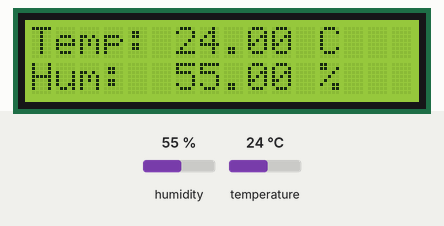
Recording of a sketch running on a simulated ESP8266 (NodeMCU). On the bench: 16×2 character LCD. The test bench sets the inputs (shaded band); at power-on: humidity 55 %, temperature 24 °C. WiFi joins after 1.5 s; servers stay silent unless stated; uploads are accepted with an empty reply; what the sketch prints to the serial monitor is not drawn.

Above: at 6.3 s.
6.4 s: humidity set to 22 %
At 11.4 s:
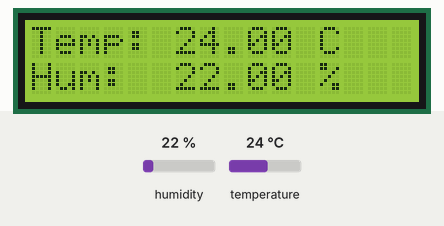
12.3 s: temperature set to 12 °C
At 17.0 s:
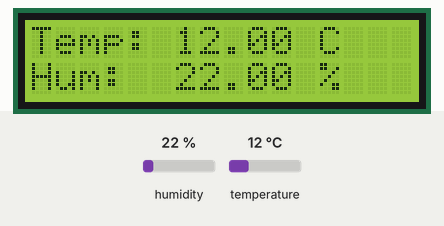
18.2 s: humidity set to 40 %
At 21.4 s:
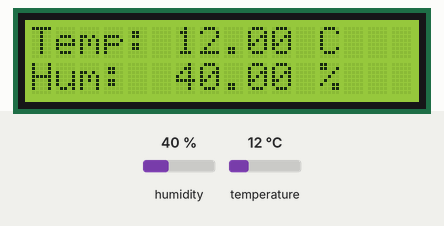
24.1 s: temperature set to 19 °C
At 26.9 s:
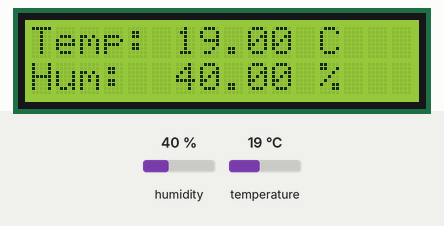
Timing chart, 0 to 28.4 s (numbered marks = the images above; inputs shaded):
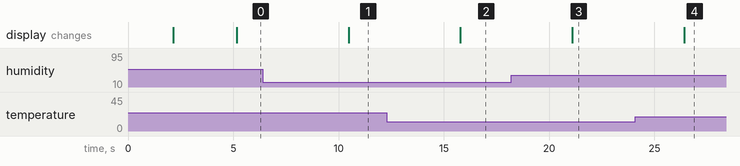

Measured:
- after the input at 6.4 s, the display: changes after 4.1 s (image 1)
- after the input at 12.3 s, the display: changes after 3.5 s (image 2)
- after the input at 18.2 s, the display: changes after 2.9 s (image 3)
- after the input at 24.1 s, the display: changes after 2.3 s (image 4)

The sketch:

weather4.ino
```cpp
// VERSION CON LCD 1602 16X2 CON MODULO I2C (OPCIONAL)
// POSIBILIDAD DE CAMBIAR ENTRE SENSOR DHT11 (SENCILLO) POR DHT22 (MEJORADO)
// ENVIA ID DEL DISPOSITIVO PARA PODER IDENTIFICAR PROCEDENCIA DE DATOS DE DISTINTOS DISPOSITIVOS EN BACKEND
// PERTIME EL USO DE HTTPS AL HACER LLAMADA A API

// Para poder trabajar y programar este módulo compatible Arduino, hay que descargar arduino ide de
// https://www.arduino.cc/en/software/
// Luego hay que configurar varias cosas.
// Tengo una placa (China) detectada como LilyGo T-Display en com6 pero se puede usar como Generic ESP8266
// Para añadir DHT.h librería con (mi versión es en inglés)
// Sketch / include library / manage libraries y buscar dht sensor library e instalar
// Para añadir esp8266 en archivo / preferencias / additional boards manager url añadir
// http://arduino.esp8266.com/stable/package_esp8266com_index.json
// y en tools / board / board manager ya aparecerá ESP8266 instalar
// luego en tools / board / aparecerá ESP8266 / Generic ESP8266 module
// después en tools / Flash Size / poner 4MB(FS: 1MB OTA: 1019kb)
// Instalar la librería LiquidCrystal_I2C desde el Administrador de Bibliotecas (Tools / Manage libraries).
// Instalar la librería Base 64 desde Sketch → Include Library → Manage Libraries


// https://www.youtube.com/watch?v=5NkyvyodCLE&ab_channel=LosProfesparavos

// Esto para ESP8266
#include <ESP8266WiFi.h>        // libreria para el wifi
#include <ESP8266HTTPClient.h>  // libreria httpclient
#include <DHT.h>                // libreria sensor dht11
#define DHTPIN 2                // definiendo pin data del DHT11
// #define DHTTYPE DHT11        // Definiendo el tipo de DHT para ser DHT11, lee cada 1 segundo
#define DHTTYPE DHT22           // Definiendo el tipo de DHT para ser DHT22, lee cada 2 segundos
DHT dht(DHTPIN, DHTTYPE);
// Esto para el permitir https
#include <WiFiClientSecure.h>  // Añade esta librería arriba para https
// Esto es para el el LCD 16x2
#include <Wire.h>
#include <LiquidCrystal_I2C.h>
// Dirección I2C común: 0x27 o 0x3F
// LiquidCrystal_I2C lcd(0x27, 16, 2);  // PARA DIRECCION 0x27
LiquidCrystal_I2C lcd(0x3F, 16, 2);     // PARA DIRECCION 0x3F
// --- CA LET’S ENCRYPT ISRG ROOT X1 (VÁLIDA HASTA 2035) ---
static const char LE_ROOT_CA[] PROGMEM = R"EOF(
-----BEGIN CERTIFICATE-----
MIIFazCCA1OgAwIBAgISA5cVwP0xR2lHr9CLAGRg+jQaMA0GCSqGSIb3DQEBCwUA
MEoxCzAJBgNVBAYTAlVTMQswCQYDVQQIDAJDQTEWMBQGA1UEBwwNTW91bnRhaW4g
VmlldzEUMBIGA1UECgwLRGVjaUNlcnQgSW5jMB4XDTIwMDkxNjAwMDAwMFoXDTMz
MDkxNjAwMDAwMFowSjELMAkGA1UEBhMCVVMxCzAJBgNVBAgMAkNBMRYwFAYDVQQH
DA1Nb3VudGFpbiBWaWV3MRQwEgYDVQQKDAtEZWdpQ2VydCBJbmMwggIiMA0GCSqG
SIb3DQEBAQUAA4ICDwAwggIKAoICAQDNOv4QIULaXfPa2vL1P2SMy1iKq+VqKjcd
M8jTe3uBbl9Pz3dCavgrPUW4O7r05P1+WNZwxKMoYnKpCnGcNVp9/nhFlBp1C1A+
pykB0x/M33V+lpXFKnf0Z1J2H2TNv3yoaxplxXy0eYGti+nkZxku9kpFWn1qmu/j
iJ6TmcnZ0Vp0XAjk8xyA7mV3IMguQmyENqwR7XmmNM8mUv6YT59vAeU3P6wakfxU
4GoCdZJqoZaMM5sE8SzvdnyTRuT7pCn5kFzT2/8qkQaaMo+yhV6ZRlGRtmpikHpp
lP2jewerDnQnvznbjb0oEJj2QXqzUZ81E+Vnw1KhTUICBCOBYZp2LKjcg1sKkp+2
g4P84F8pMuvLFQ5BtIg32rX8wkeyaMV+rZ5ilYLMZpfeMZ/+ydPf3YXRw2xPEMsr
3MrI/gKXa+v5PNF+vZxeTGW9pyhp+Yp0T8fjM7ARuwS4GgKxecFlD/DFtlpZoZXw
L6Ij7/JPUv2lSqyD4U2Jppl6xr1+LvoIPxj8aWEkKC4vCh9wbwtKnEZ0G93SaOfp
6RLlA8POiG0B0E7U3vE0UN5LXBo/qbPorJzTQtMZspN4402ZVNca3CoGvU8VGS7j
5QT1v49tG6PFEMrBKSe4gGk45hbcWqy5KumbYrudkCVzlzvSnluxPSSMpk9z5pKz
x0/mPDDhugIDAQABo0IwQDAdBgNVHQ4EFgQUNxeSwA2kLTeksoJGELp65z3xwOYw
HwYDVR0jBBgwFoAUNxeSwA2kLTeksoJGELp65z3xwOYwCgYIKoZIzj0EAwIDSAAw
RQIhAPa4GmFkvGr8bYEiwDr1+eoo1+w7SaiQpsqvsmdu4dfKAiA2EEmnmqMxhIeb
8R8vD55eyXHD+gk1LXeMmfxknn62BQ==
-----END CERTIFICATE-----
)EOF";

const char* apiBaseUrl = "https://weatherstation-hyck.onrender.com/api/v1/";
// const char* apiBaseUrl = "http://192.168.0.20:5000/api/v1/"; // ip local
// const char* apiKey = "tu_clave_de_api";

String deviceId; // define variable para poder identificar dispositivo en backend

void setup() {
    Serial.begin(9600);
    // Para el LCD
    lcd.init();
    lcd.backlight();
    lcd.clear();
    lcd.setCursor(0, 0); // Columna 0, línea 0
    lcd.print("Weather Station");
    lcd.setCursor(0, 1); // Columna 0, línea 1
    lcd.print("Booting ...");

    dht.begin(); // INICIALIZA SENSOR DHT22

    WiFi.begin("vodafone3CAA", "NZWR3LH9ACXPR4"); // poner nombre wifi y contraseña

    while (WiFi.status() != WL_CONNECTED) {
        delay(1000);
        Serial.println("Conectando a la red WiFi...");
    }

    Serial.println("Conexión WiFi establecida");
    Serial.print("IP del ESP8266: ");
    Serial.println(WiFi.localIP());
    lcd.setCursor(0, 1);            // Columna 0, línea 1
    deviceId = WiFi.macAddress();   // "84:F3:EB:AB:12:34" (por ejemplo)
    deviceId.replace(":", "");      // eliminar los dos puntos ya que si no la MAC no entra en una línea
    lcd.print("MAC:" + deviceId);
    Serial.println("MAC: " + deviceId);


    delay(3000);
}

void loop() {
  float temperature_data = dht.readTemperature();
  float humidity_data = dht.readHumidity();
  Serial.print("Temperature: ");
  Serial.println(temperature_data);
  Serial.print("Humidity: ");
  Serial.println(humidity_data);
//   delay(500); EVITAR ESTE DELAY YA QUE PUEDE CAUSAR LECTURAS INESTABLES, IMPORTANTE!!
  // Salida a LCD
  lcd.clear();
  lcd.setCursor(0, 0);  // Columna 0, línea 0
  lcd.print("Temp: ");
  lcd.print(temperature_data);
  lcd.print(" C");
  lcd.setCursor(0, 1);  // Columna 0. Línea 1
  lcd.print("Hum:  ");
  lcd.print(humidity_data);
  lcd.print(" %");

  if (isnan(temperature_data) || isnan(humidity_data)) {
    // Serial.println("Error al leer el sensor DHT11");
    Serial.println("Error al leer el sensor DHT22");
    // Salida a LCD
    lcd.clear();
    lcd.setCursor(0, 0);
    lcd.print("Error sensor :_(");

    delay(2000);
    return;
  }

  sendDataToApi(temperature_data, humidity_data);

  delay(5000);
}

void sendDataToApi(float temperature_data, float humidity_data) {

  HTTPClient http;
  String url = String(apiBaseUrl) + "meassures";
  Serial.println("URL de solicitud: " + url);

  bool isHttps = url.startsWith("https");
  Serial.println("isHttps: " + isHttps);

  if (isHttps) {
      Serial.println("🔒 Modo HTTPS con CA Let’s Encrypt");

      WiFiClientSecure client;
      client.setTimeout(5000);
      client.setTrustAnchors(new X509List(LE_ROOT_CA));

      if (!http.begin(client, url)) {
        Serial.println("❌ Error iniciando conexión HTTPS");
        return;
      }

  } else {
      Serial.println("🔓 Modo HTTP local");

      WiFiClient client;
      if (!http.begin(client, url)) {
        Serial.println("❌ Error iniciando conexión HTTP");
        return;
      }
  }

  http.addHeader("Content-Type", "application/json");

  String jsonData =
    "{\"device_id\": \"" + String(deviceId) +
    "\", \"temperature\": " + String(temperature_data) +
    ", \"humidity\": " + String(humidity_data) + "}";

  int httpCode = http.POST(jsonData);

  if (httpCode > 0) {
      Serial.println("HTTP CODE: " + String(httpCode));
      Serial.println("Payload: " + http.getString());
  } else {
      Serial.println("❌ Error en POST: " + String(http.errorToString(httpCode).c_str()));
  }

  http.end();
}
```
